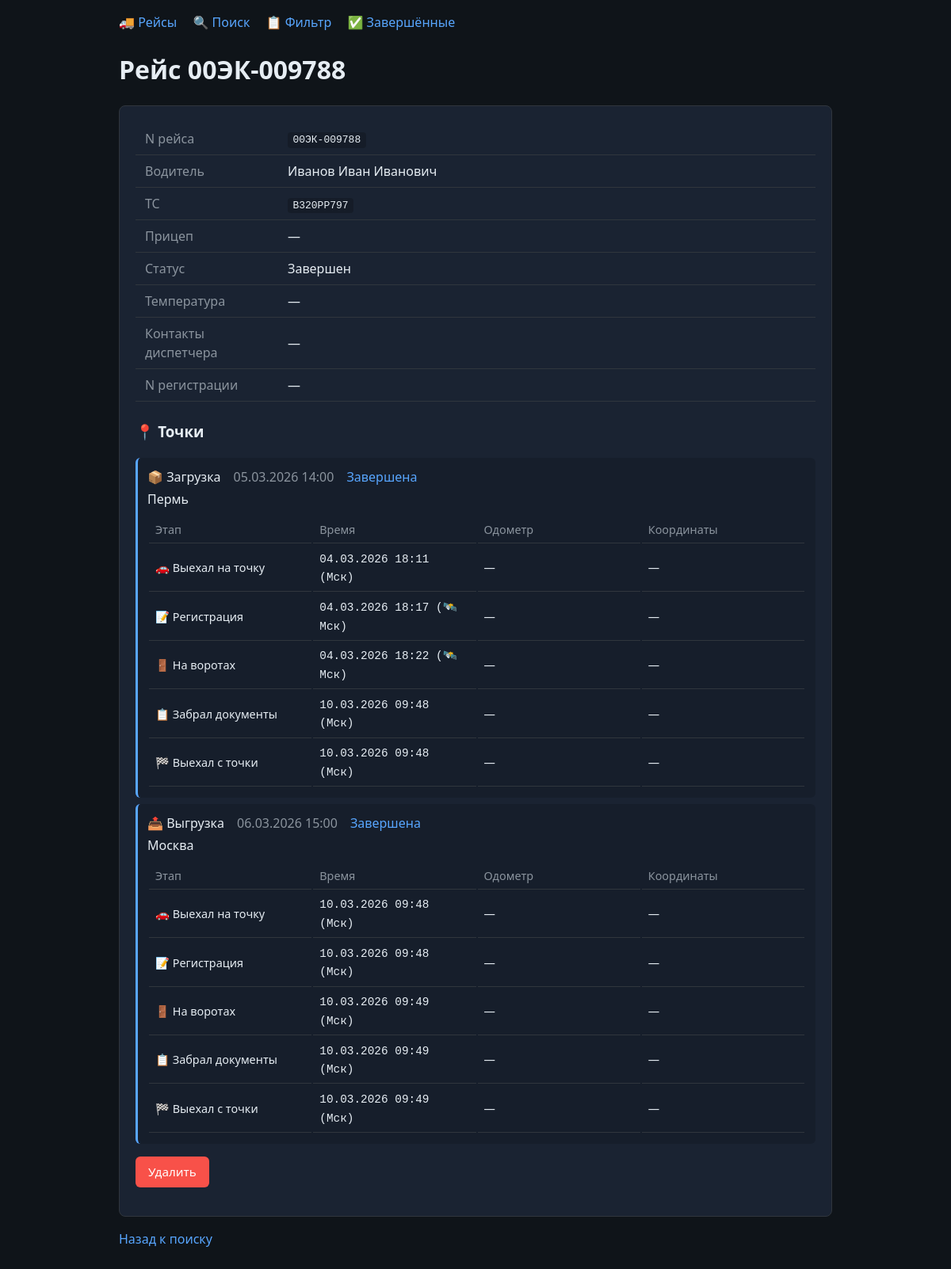
Page /admin/routes/00ЭК-009788 on the committed database.
### tables this page shows
CREATE TABLE "Route" (
	"id"	TEXT,
	"tg_id"	INTEGER,
	"points"	TEXT,
	"status"	TEXT
, number_auto TEXT DEFAULT '', temperature TEXT DEFAULT '', dispatcher_contacts TEXT DEFAULT '', registration_number TEXT DEFAULT '', trailer_number TEXT DEFAULT '');

CREATE TABLE "Users" (
	"tg_id"	TEXT,
	"name"	TEXT,
	"phone"	TEXT,
	"role"	TEXT,
	"status"	TEXT
);

CREATE TABLE "Point" (
	"id"	INTEGER,
	"id_route"	TEXT,
	"type_point"	TEXT,
	"place_point"	TEXT,
	"date_point"	TEXT,
	"time_accepted"	TEXT,
	"time_departure"	TEXT,
	"time_registration"	TEXT,
	"time_put_on_gate"	TEXT,
	"time_docs"	TEXT,
	"photo_docs"	TEXT,
	"status"	TEXT
, lat REAL DEFAULT NULL, lng REAL DEFAULT NULL, odometer TEXT DEFAULT NULL);

### api/admin_routes_web.py (the view)
@router.get("/routes/{route_id}", response_class=HTMLResponse)
async def route_detail(request: Request, route_id: str, _=Depends(require_admin)):
    user_repo, route_repo = _get_repos()
    route = route_repo.get_by_id_str(route_id)
    if not route:
        raise HTTPException(status_code=404, detail="Рейс не найден")
    detail_data = build_route_detail_data(route, route_repo, user_repo)
    return templates.TemplateResponse(
        "route_detail.html",
        {
            "request": request,
            "route": route,
            "detail": detail_data,
        },
    )

### api/templates/route_detail.html (shortened to what this page needs)
{% extends "base.html" %}
{% block content %}
<h1>Рейс {{ route.id }}</h1>
<div class="card">
    <table class="route-table">
        <tr><th>N рейса</th><td><code>{{ route.id }}</code></td></tr>
        <tr><th>Водитель</th><td>{{ detail.driver_name }}</td></tr>
        <tr><th>ТС</th><td><code>{{ detail.number_auto or '—' }}</code></td></tr>
        <tr><th>Прицеп</th><td>{{ detail.trailer_number or '—' }}</td></tr>
        <tr><th>Статус</th><td>{{ detail.status_display }}</td></tr>
        <tr><th>Температура</th><td>{{ detail.temperature or '—' }}</td></tr>
        <tr><th>Контакты диспетчера</th><td>{{ detail.dispatcher_contacts or '—' }}</td></tr>
        <tr><th>N регистрации</th><td>{{ detail.registration_number or '—' }}</td></tr>
    </table>
    <h3 style="margin-top: 1.5rem;">📍 Точки</h3>
    {% if detail.points_data %}
    {% for pt in detail.points_data %}
    <div class="point-card">
        <div class="point-header">
            <span class="point-type">{{ pt.type_emoji }} {{ pt.type }}</span>
            <span class="point-date">{{ pt.date }}</span>
            <span class="point-status">{{ pt.status }}</span>
        </div>
        <div class="point-place">{{ pt.place }}</div>
        <table class="point-status-table">
            <thead>
                <tr><th>Этап</th><th>Время</th><th>Одометр</th><th>Координаты</th></tr>
            </thead>
            <tbody>
                {% for step in pt.status_steps %}
                <tr class="{% if step.done %}step-done{% else %}step-pending{% endif %}">
                    <td>{{ step.emoji }} {{ step.label }}</td>
                    <td>{% if step.time %}<code>{{ step.time }}</code>{% else %}—{% endif %}</td>
                    <td>{% if step.odometer %}<code>{{ step.odometer }}</code>{% else %}—{% endif %}</td>
                    <td>{% if step.lat is not none and step.lng is not none %}{{ "%.6f"|format(step.lat) }}, {{ "%.6f"|format(step.lng) }}{% else %}—{% endif %}</td>
                </tr>
                {% endfor %}
            </tbody>
        </table>
    </div>
    {% endfor %}
    {% else %}
    <p class="route-meta">Точек нет</p>
    {% endif %}
    {% if route.status == "cancelled" or route.status == "success" %}
    <p><a href="/admin/routes/{{ route.id }}/delete" class="btn btn-danger">Удалить</a></p>
    {% endif %}
</div>
<p><a href="/admin/routes/search">Назад к поиску</a></p>
{% endblock %}

### api/templates/base.html (style rules this page uses)
:root { --bg: #0f1419; --bg-card: #1a2332; --text: #e6edf3; --text-muted: #8b949e; --accent: #58a6ff; --accent-hover: #79b8ff; --danger: #f85149; --success: #3fb950; --border: #30363d; }
* { box-sizing: border-box; }
body { font-family: 'Segoe UI', system-ui, sans-serif; background: var(--bg); color: var(--text); margin: 0; padding: 1rem; line-height: 1.5; }
a { color: var(--accent); text-decoration: none; }
.card { background: var(--bg-card); border: 1px solid var(--border); border-radius: 8px; padding: 1.25rem; margin-bottom: 1rem; }
h1, h2 { margin-top: 0; }
.btn { display: inline-block; padding: 0.5rem 1rem; background: var(--accent); color: #fff; border: none; border-radius: 6px; cursor: pointer; font-size: 0.95rem; }
.btn-danger { background: var(--danger); }
.route-table { width: 100%; border-collapse: collapse; }
.route-table th, .route-table td { padding: 0.5rem 0.75rem; text-align: left; border-bottom: 1px solid var(--border); }
.route-table th { width: 180px; color: var(--text-muted); font-weight: 500; }
.route-table code { background: rgba(0,0,0,0.2); padding: 0.15rem 0.4rem; border-radius: 4px; }
.point-card { padding: 0.75rem; margin-bottom: 0.5rem; background: rgba(0,0,0,0.15); border-radius: 6px; border-left: 3px solid var(--accent); }
.point-header { display: flex; gap: 1rem; margin-bottom: 0.25rem; }
.point-type { font-weight: 500; }
.point-date { color: var(--text-muted); }
.point-status { color: var(--accent); }
.point-place { margin-bottom: 0.5rem; }
.point-status-table { width: 100%; font-size: 0.9rem; margin-top: 0.5rem; }
.point-status-table th, .point-status-table td { padding: 0.35rem 0.5rem; text-align: left; border-bottom: 1px solid var(--border); }
.point-status-table th { color: var(--text-muted); font-weight: 500; width: 180px; }
.point-status-table .step-done { color: var(--text); }

### rows in the picture
Route: id "00ЭК-009788", number_auto "В320РР797"
Users: driver_name "Иванов Иван Иванович"
Point: type_emoji "📦", type "Загрузка", date "05.03.2026 14:00", status "Завершена", place "Пермь", emoji "🚗" "📝" "🚪", label "Выехал на точку" "Регистрация" "На воротах", time "04.03.2026 18:11 (Мск)" "04.03.2026 18:17 (🛰️ Мск)" "04.03.2026 18:22 (🛰️ Мск)", emoji "📋", label "Забрал документы", time "10.03.2026 09:48 (Мск)", emoji "🏁", label "Выехал с точки"
Point: type_emoji "📤", type "Выгрузка", date "06.03.2026 15:00", status "Завершена", place "Москва", emoji "🚗", label "Выехал на точку", time "10.03.2026 09:48 (Мск)", emoji "📝", label "Регистрация", emoji "🚪", label "На воротах", time "10.03.2026 09:49 (Мск)", emoji "📋", label "Забрал документы", emoji "🏁", label "Выехал с точки"

### other values in the picture
{{ detail.trailer_number or '—' }} "—"
{{ detail.status_display }} "Завершен"
{{ detail.temperature or '—' }} "—"
{{ detail.dispatcher_contacts or '—' }} "—"
{{ detail.registration_number or '—' }} "—"
